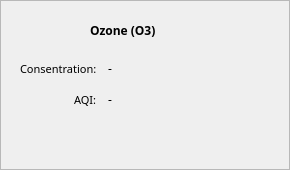
                     <widget class="QFrame" name="frame_o3">
                      <property name="sizePolicy">
                       <sizepolicy hsizetype="Preferred" vsizetype="Fixed">
                        <horstretch>0</horstretch>
                        <verstretch>0</verstretch>
                       </sizepolicy>
                      </property>
                      <property name="minimumSize">
                       <size>
                        <width>0</width>
                        <height>170</height>
                       </size>
                      </property>
                      <property name="frameShape">
                       <enum>QFrame::StyledPanel</enum>
                      </property>
                      <property name="frameShadow">
                       <enum>QFrame::Raised</enum>
                      </property>
                      <property name="lineWidth">
                       <number>0</number>
                      </property>
                      <widget class="QLabel" name="label_7">
                       <property name="geometry">
                        <rect>
                         <x>90</x>
                         <y>10</y>
                         <width>111</width>
                         <height>41</height>
                        </rect>
                       </property>
                       <property name="font">
                        <font>
                         <family>Nunito Light</family>
                         <pointsize>9</pointsize>
                         <weight>75</weight>
                         <bold>true</bold>
                        </font>
                       </property>
                       <property name="text">
                        <string>Ozone (O3)</string>
                       </property>
                      </widget>
                      <widget class="QWidget" name="formLayoutWidget_5">
                       <property name="geometry">
                        <rect>
                         <x>10</x>
                         <y>60</y>
                         <width>271</width>
                         <height>101</height>
                        </rect>
                       </property>
                       <layout class="QFormLayout" name="formLayout_6">
                        <property name="labelAlignment">
                         <set>Qt::AlignRight|Qt::AlignTrailing|Qt::AlignVCenter</set>
                        </property>
                        <property name="horizontalSpacing">
                         <number>11</number>
                        </property>
                        <property name="verticalSpacing">
                         <number>14</number>
                        </property>
                        <property name="leftMargin">
                         <number>10</number>
                        </property>
                        <item row="0" column="0">
                         <widget class="QLabel" name="label_19">
                          <property name="font">
                           <font>
                            <family>Nunito Light</family>
                            <pointsize>8</pointsize>
                            <weight>50</weight>
                            <bold>false</bold>
                           </font>
                          </property>
                          <property name="text">
                           <string>Consentration:</string>
                          </property>
                         </widget>
                        </item>
                        <item row="1" column="0">
                         <widget class="QLabel" name="label_20">
                          <property name="font">
                           <font>
                            <family>Nunito Light</family>
                            <pointsize>8</pointsize>
                            <weight>50</weight>
                            <bold>false</bold>
                           </font>
                          </property>
                          <property name="text">
                           <string>AQI:</string>
                          </property>
                         </widget>
                        </item>
                        <item row="0" column="1">
                         <widget class="QLabel" name="o3_cons">
                          <property name="font">
                           <font>
                            <family>Nunito SemiBold</family>
                           </font>
                          </property>
                          <property name="text">
                           <string>-</string>
                          </property>
                         </widget>
                        </item>
                        <item row="1" column="1">
                         <widget class="QLabel" name="o3_aqi">
                          <property name="font">
                           <font>
                            <family>Nunito SemiBold</family>
                            <weight>50</weight>
                            <bold>false</bold>
                           </font>
                          </property>
                          <property name="text">
                           <string>-</string>
                          </property>
                          <property name="textInteractionFlags">
                           <set>Qt::LinksAccessibleByMouse</set>
                          </property>
                         </widget>
                        </item>
                       </layout>
                      </widget>
                     </widget>
